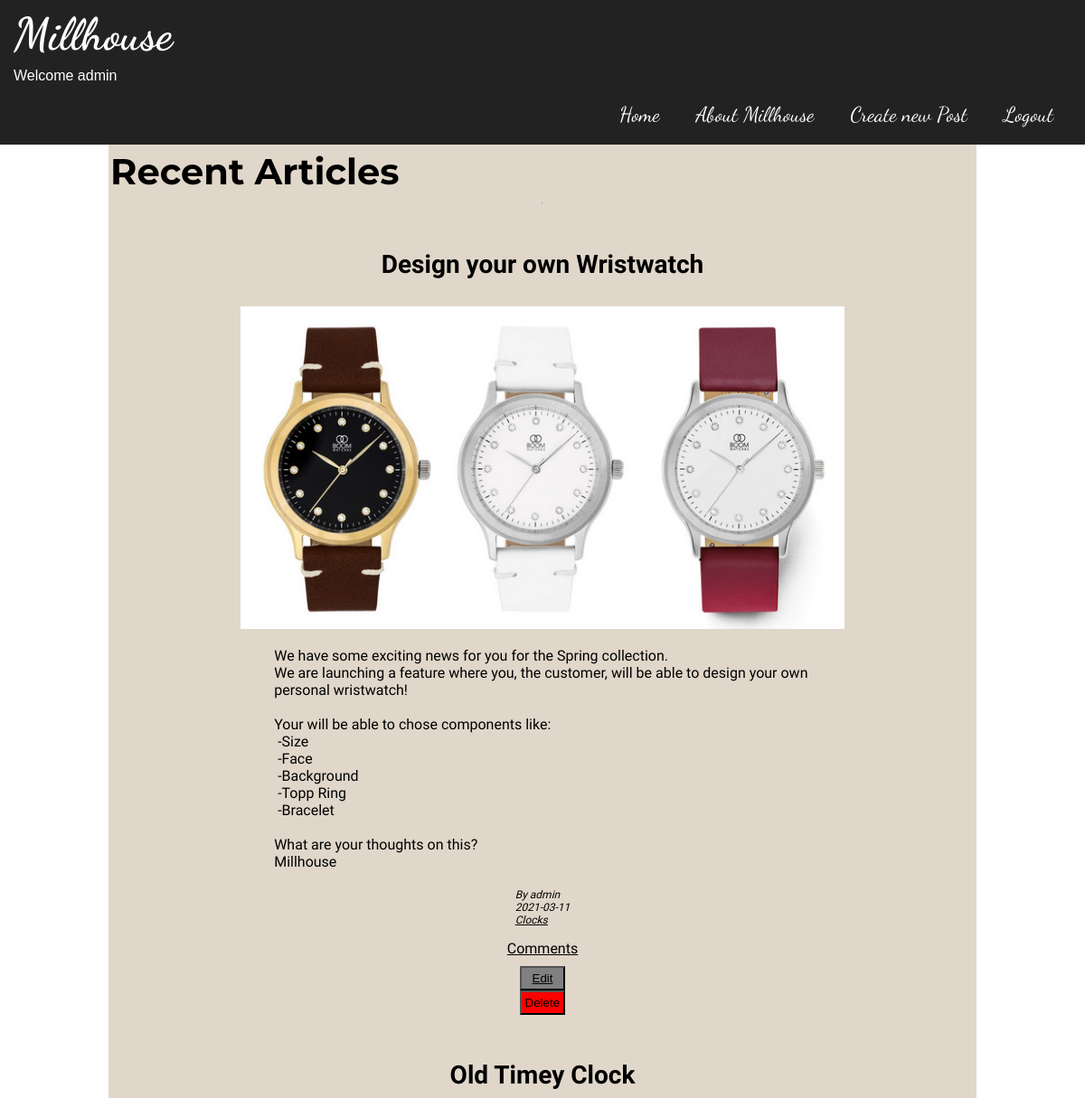
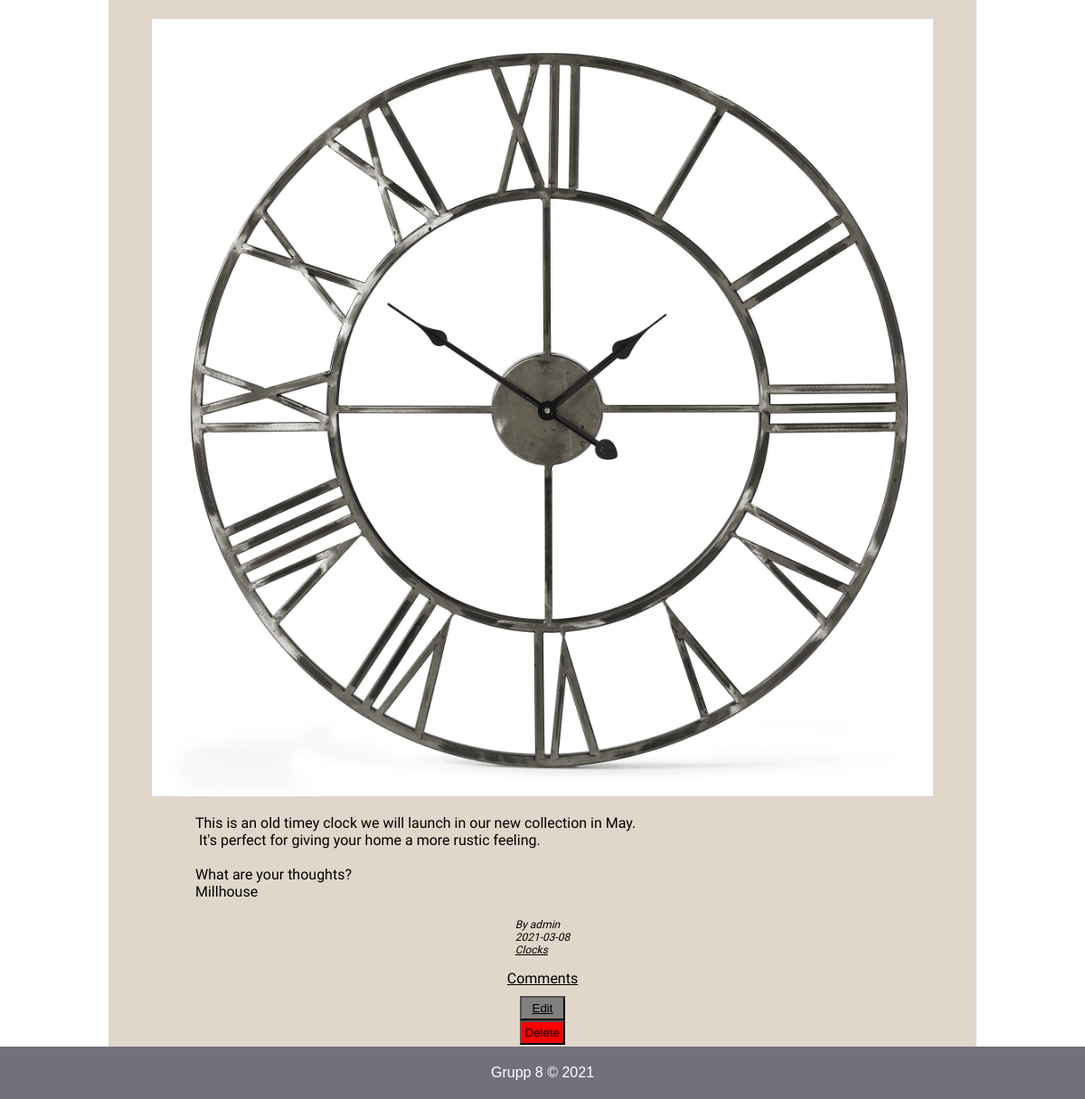
/index.php (signed in), run on the app's committed database (2 pictures, top to bottom).
### tables this page shows
CREATE TABLE `posts`(
`ID` INT PRIMARY KEY NOT NULL AUTO_INCREMENT,
`Title` VARCHAR(30) NOT NULL,
`Image` VARCHAR(200),
`Category` VARCHAR(30) NOT NULL DEFAULT 'uncategorized',
`Date` DATE NOT NULL,
`UserID` INT NOT NULL,
`Content` TEXT NOT NULL,
CONSTRAINT FK_user_post FOREIGN KEY(UserID) REFERENCES users(ID)
);

CREATE TABLE `users`(
`ID` INT PRIMARY KEY NOT NULL AUTO_INCREMENT,
`Firstname` VARCHAR(20) NOT NULL,
`Lastname` VARCHAR(40) NOT NULL,
`Username` VARCHAR(20) NOT NULL UNIQUE,
`Email` VARCHAR(200) NOT NULL UNIQUE,
`Password` VARCHAR(32) NOT NULL,
`Role` VARCHAR(5) NOT NULL DEFAULT 'user'
);

### Includes/functions.php (called while the page is built)
<?php
function escape($string){
    return htmlspecialchars($string, ENT_COMPAT, 'UTF-8');
}
?>

### classes/Posts.php (the view, shortened to what this page needs)
<?php
$path = $_SERVER['DOCUMENT_ROOT'];
include($path . "/CMS_Projekt_Grupp8/includes/functions.php");
class Post
{
    private $id;
    private $title;
    private $image;
    private $category;
    private $content;
    private $date;
    private $username;
    function __construct($id_IN, $title_IN, $image_IN, $category_IN, $content_IN, $date_IN, $userId_IN, $username_IN)
    {
        $this->id = $id_IN;
        $this->title = escape($title_IN);
        $this->image = $image_IN;
        $this->category = escape($category_IN);
        $this->content = escape($content_IN);
        $this->date = $date_IN;
        $this->username = $username_IN;
    }
    function createPostHtml()
    {
        echo "<article class='post' id='$this->id'>";
        echo "<h3 class='post__title'>$this->title</h3>";
        echo "<aside class='post__meta'><adress>By $this->username</adress><time datetime='$this->date'>$this->date</time><a href='/CMS_Projekt_Grupp8/index.php?category=$this->category'>$this->category</a></aside>";
        if (isset($this->image)){
            echo "<img class='post__img'src='/CMS_Projekt_Grupp8/views/$this->image' alt='Blog post image' />";
        }
        echo "<p class='post__content'>$this->content</p>";
        $fileName = basename($_SERVER['PHP_SELF']);
        if ($fileName == "index.php") {
            echo "<a class='post__comment' href='views/comments.php?id=$this->id'>Comments</a>";
        } elseif ($fileName == "comments.php") {
        }
        echo "</article>";
        if (@$_SESSION['role'] == "admin" && $fileName == "index.php") {
            echo "<div>";
            echo "<button class='edit-btn'>";
            echo "<a href='views/editPost.php?id=$this->id'>Edit</a>";
            echo "</button>";
            echo "<form method='POST'>";
            echo "<button class='delete-btn' name='delete'>Delete</button>";
            echo "</form>";
            echo "</div>";
        }
    }
}

### Includes/printPosts.php
<?php
include("classes/Posts.php");
if (isset($_GET['category'])){
    $category = ($_GET['category']);
    $stm = $db->prepare("SELECT p.ID, p.Title, p.Image, p.Category, p.Content, p.Date, p.UserId, u.Username FROM posts as p
    JOIN users as u ON u.Id=p.UserId WHERE p.Category = :category_IN ORDER BY p.ID DESC");
    $stm->bindParam(':category_IN', $category);
    $stm->execute();
} else {
    $stm = $db->query("SELECT p.ID, p.Title, p.Image, p.Category, p.Content, p.Date, p.UserId, u.Username FROM posts as p
    JOIN users as u WHERE u.Id=p.UserId ORDER BY p.ID DESC");
}
while ($row = $stm->fetch()) {
    $i = $row["ID"];
    $post[$i] = new Post($row["ID"], $row["Title"], $row["Image"], $row["Category"], $row["Content"], $row["Date"], $row["UserId"], $row["Username"]);
    $post[$i]->createPostHtml();
}

### Css/style.css (style rules this page uses)
* { box-sizing: border-box; padding: 0px; margin: 0px; }
body { font-family: sans-serif; font-size: 16px; position: relative; min-height: 100vh; }
.edit-btn { padding: 4px 12px 4px 12px; background:grey; }
.delete-btn { padding: 4px; background:red; }
.post { display: flex; align-items: center; flex-direction: column; padding-top: 50px; }
.post__title { order: 0; padding-bottom: 30px; font-size: 28px; }
.post__img { order: 1; max-width:90%; }
.post__content { order: 2; padding-top: 20px; font-size: 16px; white-space: pre-wrap; width:80%; }
.post__meta { order: 3; padding-top: 5px; display: flex; flex-direction: column; font-style: italic; font-size: 12px; padding-bottom: 15px; padding-top: 20px; }
.post__comment { order: 4; padding-bottom: 10px; }
a { color: black; }

### data on the page
posts: Title "Design your own Wristwatch", UserID.Username "admin", Date "2021-03-11", Category "Clocks", Image (picture), Content "We have some exciting news for you for the Spring collection. We are launching a feature where you, the customer, will be able to design your own personal wristwatch! Your will be able to chose components like: -Size -Face -Background -Topp Ring -Bracelet What are your thoughts on this? Millhouse"
posts: Title "Old Timey Clock", UserID.Username "admin", Date "2021-03-08", Category "Clocks", Image (picture), Content "This is an old timey clock we will launch in our new collection in May. It's perfect for giving your home a more rustic feeling. What are your thoughts? Millhouse"

### other printed values
$_SESSION['username'] "admin"
